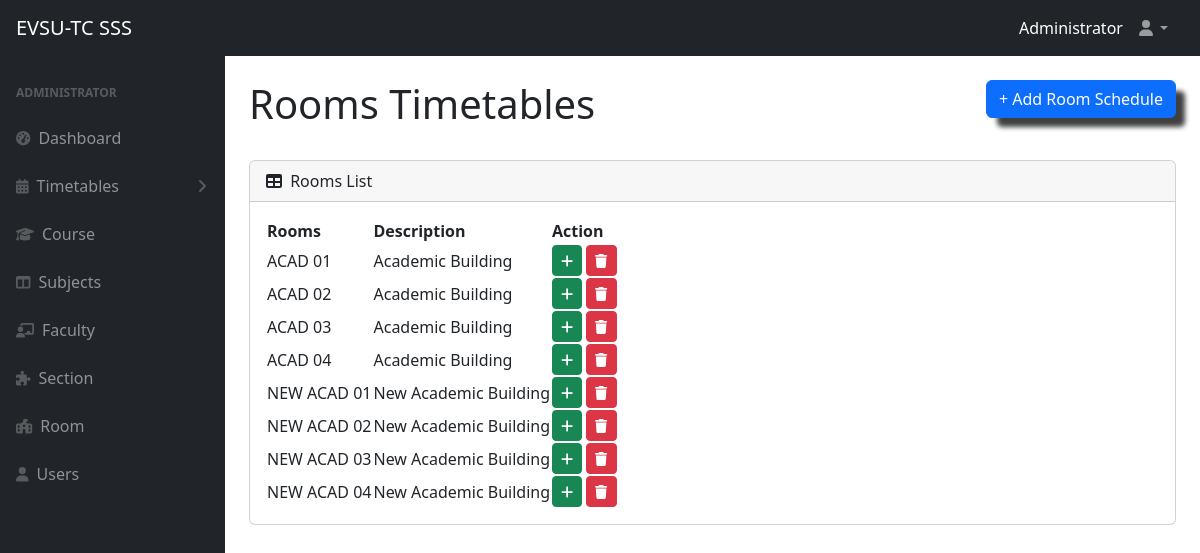
The app's page /roomtable.php (signed in) with its own data.
### tables this page shows
CREATE TABLE `rooms` (
  `id` int(255) NOT NULL,
  `room` varchar(255) NOT NULL,
  `description` varchar(255) NOT NULL
);

### roomtable.php (the view, shortened to what this page needs)
<?php
include 'db.php';
?>
<!DOCTYPE html>
<html lang="en">
    <head>
        <link href="https://cdn.jsdelivr.net/npm/select2@4.1.0-rc.0/dist/css/select2.min.css" rel="stylesheet" />
        <link href="https://cdn.jsdelivr.net/npm/simple-datatables@7.1.2/dist/style.min.css" rel="stylesheet" />
        <link href="css/styles.css" rel="stylesheet" />
    </head>
    <body class="sb-nav-fixed">
        <?php include 'navbar.php'; ?>
        <div id="layoutSidenav">
            <div id="layoutSidenav_nav">
                <?php include 'sidenav.php'; ?>
            </div>
            <div id="layoutSidenav_content">
                <main>
                    <div class="container-fluid px-4">
                        <h1 class="mt-4">Rooms Timetables<button type="button" class="btn btn-primary btns" data-bs-toggle="modal" data-bs-target="#addRoom">+ Add Room Schedule</button></h1>
                        <div class="card mb-4">
                            <div class="card-header">
                                <i class="fas fa-table me-1"></i>
                                Rooms List
                            </div>
                            <div class="card-body">
                                <table id="datatablesSimple">
                                    <thead>
                                        <tr>
                                            <th>Rooms</th>
                                            <th>Description</th>
                                            <th>Action</th>
                                        </tr>
                                    </thead>
                                    <tbody>
                                    <?php
                                    $result = mysqli_query($conn,"SELECT * FROM rooms");
                                    while($row = mysqli_fetch_array($result)) {
                                    ?>
                                        <tr>
                                            <td><?php echo $row['room']; ?></td>
                                            <td><?php echo $row['description']; ?></td>
                                            <td>
                                                <a href='roomutil_timetables.php?addid=<?php echo $row['id']?>' class="btn btn-success btn-sm"><i class="fa-solid fa-plus"></i></a>
                                                <a href='?deleteeid=<?php echo $row['id']?>' class="btn btn-danger btn-sm"><i class="fa-solid fa-trash"></i></a>
                                            </td>
                                        </tr>
                                    <?php
                                    }
                                    ?>
                                    </tbody>
                                </table>
                            </div>
                        </div>
                    </div>
                </main>
            </div>
        </div>
    </body>
</html>

### roomtable.php (style rules this page uses)
.btns { float: right; box-shadow: 10px 10px 5px -1px rgba(0,0,0,0.75); -webkit-box-shadow: 10px 10px 5px -1px rgba(0,0,0,0.75); -moz-box-shadow: 10px 10px 5px -1px rgba(0,0,0,0.75); }

### records on screen
rooms: room "ACAD 01", description "Academic Building"
rooms: room "ACAD 02", description "Academic Building"
rooms: room "ACAD 03", description "Academic Building"
rooms: room "ACAD 04", description "Academic Building"
rooms: room "NEW ACAD 01", description "New Academic Building"
rooms: room "NEW ACAD 02", description "New Academic Building"
rooms: room "NEW ACAD 03", description "New Academic Building"
rooms: room "NEW ACAD 04", description "New Academic Building"

### other values on screen
$_SESSION['fullname'] "Administrator"
